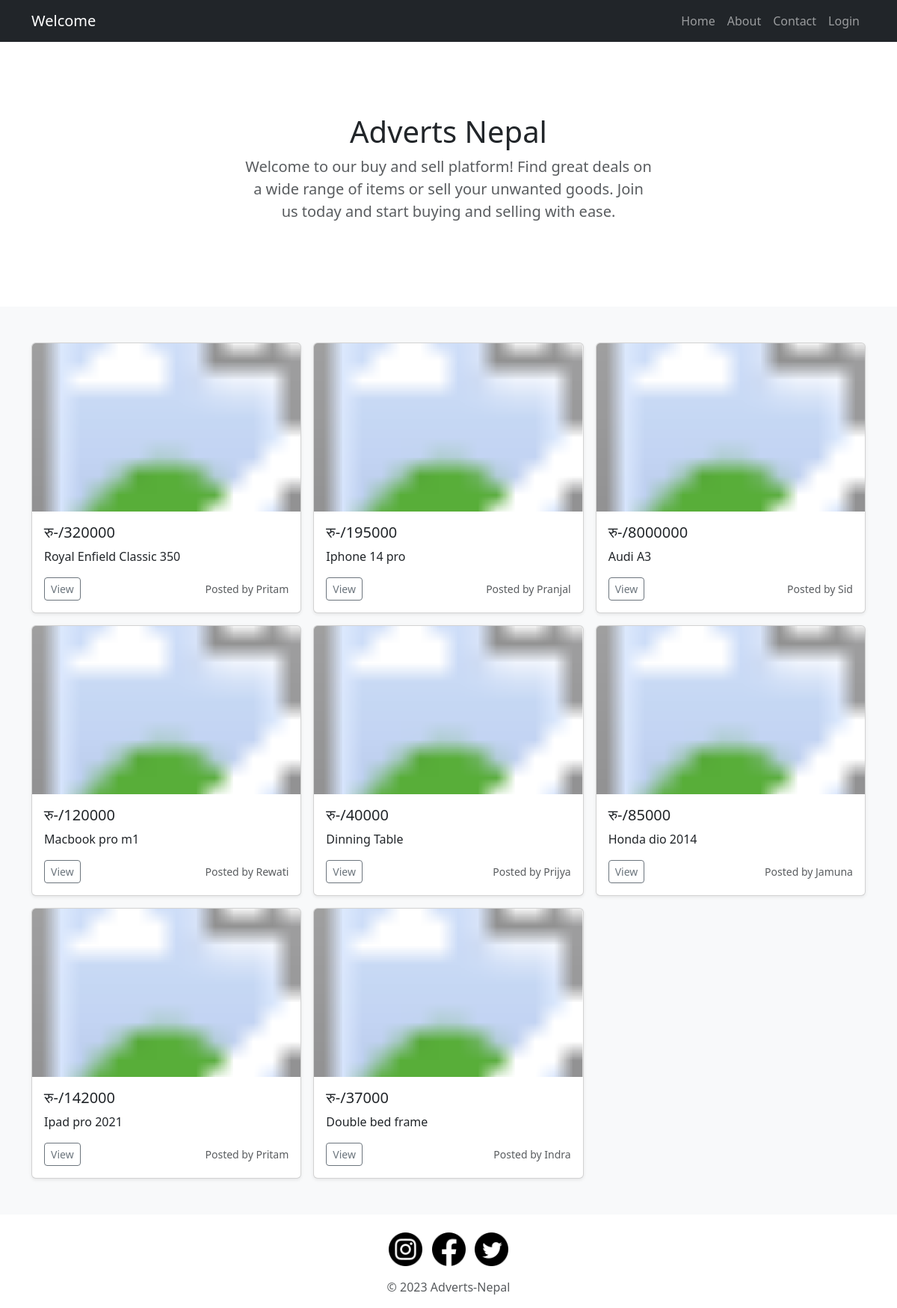
Before: / with the older database file.
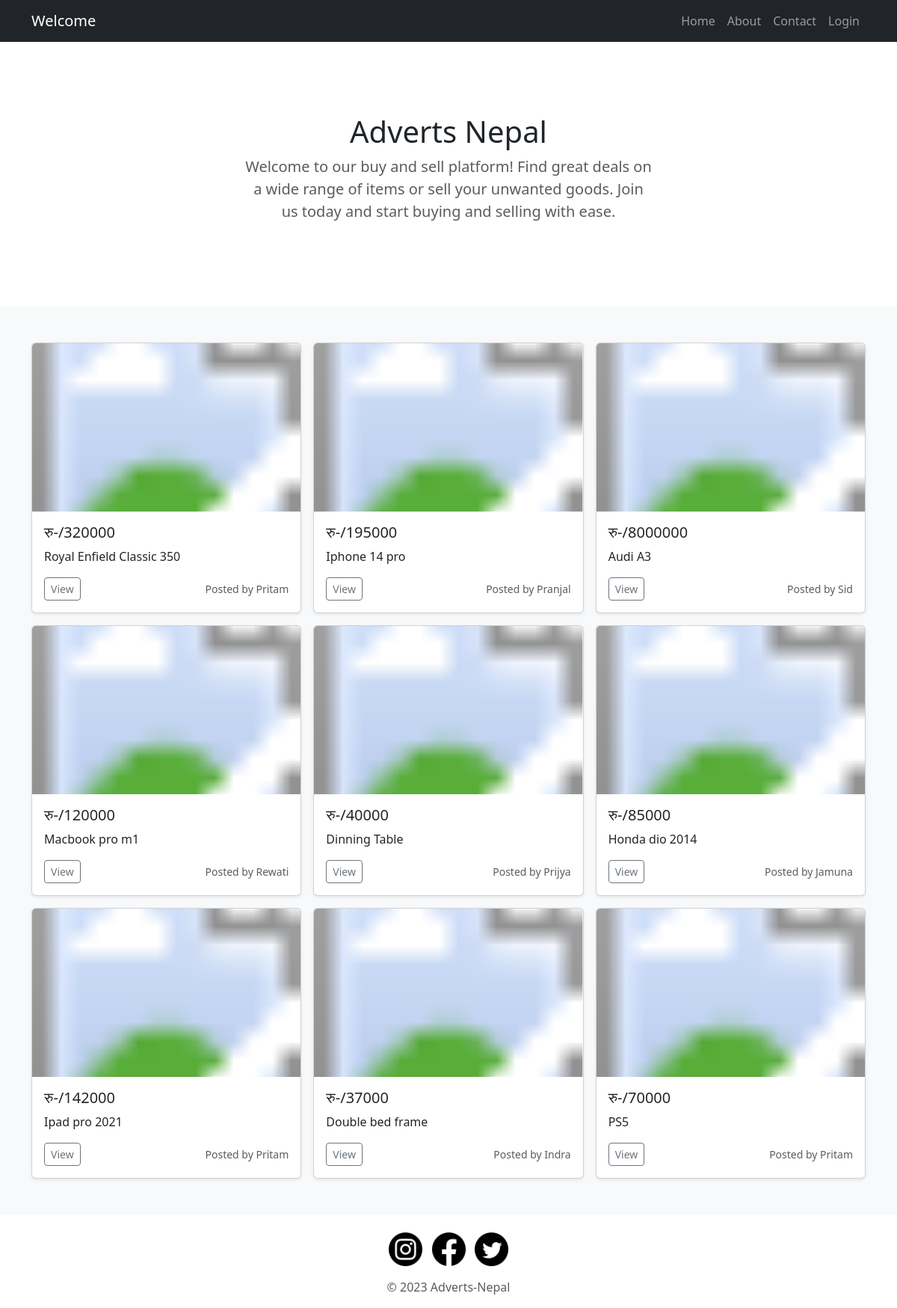
After: the same page with the newer database file.
### main.py (models this page shows)
class Ad(db.Model):
    __tablename__ = "ads"
    id = db.Column(db.Integer,primary_key=True)
    ad_title = db.Column(db.String(250), nullable=False)
    ad_price = db.Column(db.Integer, nullable=False)
    img_url = db.Column(db.String(250))
    description = db.Column(db.Text, nullable=False)
    author = relationship('User', back_populates='posts')
    author_id = db.Column(db.Integer, db.ForeignKey("users.id"))
    date = db.Column(db.String(250), nullable=False)
    comments = relationship("Comment", back_populates="parent_post")

class User(db.Model, UserMixin):
    __tablename__ = "users"
    id = db.Column(db.Integer, primary_key=True)
    name = db.Column(db.String(250), nullable=False)
    contact_number = db.Column(db.Integer, nullable=False)
    email = db.Column(db.String(250), nullable=False)
    password = db.Column(db.String(250), nullable=False)
    posts = relationship('Ad', back_populates='author')
    comments = relationship('Comment', back_populates='comment_author')

### main.py (the view)
@app.route('/')
def home():
    all_ads = Ad.query.all()
    return render_template('index.html', all_ads=all_ads)

### templates/index.html (shortened to what this page needs)
{% extends 'base.html' %}
{% block content %}
  <section class="py-5 text-center container">
    <div class="row py-lg-5">
      <div class="col-lg-6 col-md-8 mx-auto">
        <h1 class="fw-light">Adverts Nepal</h1>
        <p class="lead text-body-secondary">Welcome to our buy and sell platform! Find great deals on a wide range of items or sell your unwanted goods. Join us today and start buying and selling with ease.</p>
      </div>
    </div>
  </section>
  {% if all_ads %}
    <div class="album py-5 bg-body-tertiary">
      <div class="container">
        <div class="row row-cols-1 row-cols-sm-2 row-cols-md-3 g-3">
          {% for ad in all_ads %}
            <div class="col">
              <div class="card shadow-sm">
                <svg class="bd-placeholder-img card-img-top" width="100%" height="225" xmlns="http://www.w3.org/2000/svg" role="img" aria-label="Placeholder: Thumbnail" preserveAspectRatio="xMidYMid slice">
                  <image href="{{ ad.img_url }}" width="100%" height="100%" preserveAspectRatio="xMidYMid slice" />
                </svg>
                <div class="card-body">
                  <h5 class="card-title">रु-/{{ ad.ad_price }}</h5>
                  <p class="card-text">{{ ad.ad_title }}</p>
                  <div class="d-flex justify-content-between align-items-center">
                    <div class="btn-group">
                      <button type="button" class="btn btn-sm btn-outline-secondary" onclick="window.location.href='{{ url_for('view_ad', post_id=ad.id) }}'">View</button>
                    </div>
                    <small class="text-body-secondary">Posted by {{ ad.author.name.split(" ")[0] }}</small>
                  </div>
                </div>
              </div>
            </div>
          {% endfor %}
        </div>
      </div>
    </div>
  {% endif %}
{% endblock %}

### templates/base.html (shortened to what this page needs)
<!DOCTYPE html>
<html lang="en">
<head>
    {% block stylesheets_link %}
    <link href="https://cdn.jsdelivr.net/npm/bootstrap@5.3.0/dist/css/bootstrap.min.css" rel="stylesheet">
    <head><script src="/docs/5.3/assets/js/color-modes.js"></script>
<link href="/docs/5.3/dist/css/bootstrap.min.css" rel="stylesheet">
<link rel="stylesheet" href="https://cdnjs.cloudflare.com/ajax/libs/font-awesome/5.15.3/css/all.min.css" />
{% endblock %}
  </head>
</head>
<body>
  {% block content %}
  {% endblock %}
</body>
{% block footer %}
    {% include 'footer.html' %}
{% endblock %}
</html>

### templates/header.html (shortened to what this page needs)
<head>
<link href="/docs/5.3/dist/css/bootstrap.min.css" rel="stylesheet">
   <nav class="navbar navbar-expand-lg navbar-dark bg-dark">
    <div class="container">
      {% if current_user.is_authenticated: %}
      <a class="navbar-brand" href="#">Welcome {{current_user.name.split(' ')[0]}}</a>
      {% else %}
        <a class="navbar-brand" href="#">Welcome</a>
      {% endif %}
      <div class="collapse navbar-collapse" id="navbarNav">
        <ul class="navbar-nav ms-auto">
          <li class="nav-item">
            <a class="nav-link" href="{{url_for('home')}}">Home</a>
          </li>
          <li class="nav-item">
            <a class="nav-link" href="{{ url_for('about') }}">About</a>
          </li>
          <li class="nav-item">
            <a class="nav-link" href="#">Contact</a>
          </li>
          {% if not current_user.is_authenticated: %}
          <li class="nav-item">
            <a class="nav-link" href="{{ url_for('login') }}">Login</a>
          </li>
          {% endif %}
        </ul>
      </div>
    </div>
  </nav>
  </head>

### templates/footer.html
<footer>
  <div class="container pt-4">
    <div class="row">
      <div class="col-lg-8 col-md-10 mx-auto">
        <ul class="list-inline text-center">
          <li class="list-inline-item">
            <a href="https://www.instagram.com/your-instagram-link">
              <img src="/static/icons/insta-icon.png" alt="Instagram" class="social-media-icon social-media-icon-instagram">
            </a>
          </li>
          <li class="list-inline-item">
            <a href="https://www.facebook.com/your-facebook-link">
              <img src="/static/icons/fb-icon.png" alt="Facebook" class="social-media-icon social-media-icon-facebook">
            </a>
          </li>
          <li class="list-inline-item">
            <a href="https://www.twitter.com/your-twitter-link">
              <img src="/static/icons/twitter-icon.png" alt="Twitter" class="social-media-icon social-media-icon-twitter">
            </a>
          </li>
        </ul>
        <p class="text-center text-muted">© 2023 Adverts-Nepal</p>
      </div>
    </div>
  </div>
</footer>

### templates/header.html (style rules this page uses)
.bd-placeholder-img { font-size: 1.125rem; text-anchor: middle; -webkit-user-select: none; -moz-user-select: none; user-select: none; }

Changed rows visible on the page:
added Ad: ad_price "70000", ad_title "PS5", author.name "Pritam"
